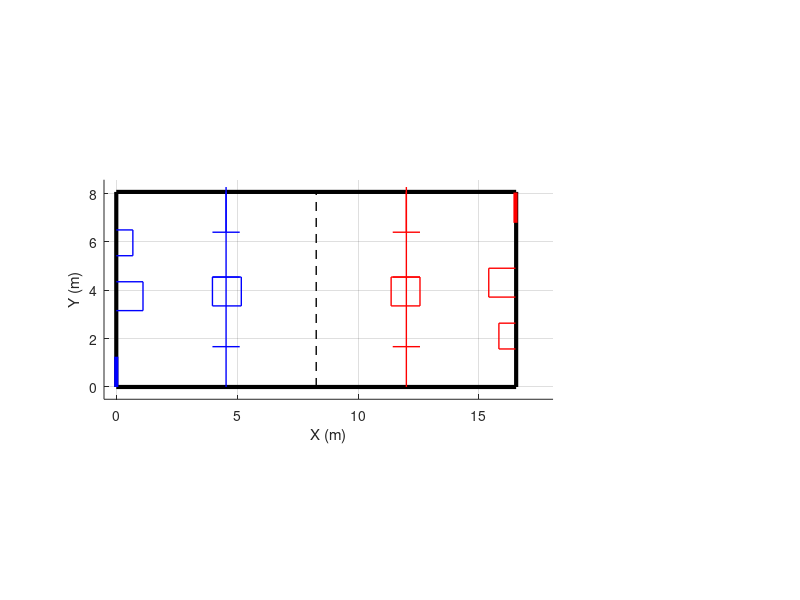

This figure's MATLAB source:
% Create figure and first subplot
figure(1), clf
subplot(1,4,1:3)
hold on

% Field Size 317 in. x 691 in.
field_width = 317.69 * 0.0254;
field_length = 691.22 * 0.0254;

% Field
plot([0 0]*0.0254,[0 317.69]*0.0254,'k','LineWidth',3)
plot([0 651.22]*0.0254,[0 0]*0.0254,'k','LineWidth',3)
plot([0 651.22]*0.0254,[317.69 317.69]*0.0254,'k','LineWidth',3)
plot([651.22, 651.22]*0.0254,[0 317.69]*0.0254,'k','LineWidth',3)
plot([325.61 325.61]*0.0254,[0 317.69]*0.0254,'k','LineWidth',1, 'LineStyle','--')
%Hub
plot([156.61 156.61+47]*0.0254,[317.69-65.65-73 317.69-65.65-73]*0.0254, 'b', 'LineWidth', 1)
plot([156.61 156.61+47]*0.0254,[317.69-65.65-73-47 317.69-65.65-73-47]*0.0254, 'b', 'LineWidth', 1)
plot([156.61+47 156.61+47]*0.0254,[317.69-65.65-73 317.69-65.65-73-47]*0.0254, 'b', 'LineWidth', 1)
plot([156.61 156.61]*0.0254,[317.69-65.65-73 317.69-65.65-73-47]*0.0254, 'b', 'LineWidth', 1)
plot([651.22-156.61 651.22-156.61-47]*0.0254,[317.69-65.65-73 317.69-65.65-73]*0.0254, 'r', 'LineWidth', 1)
plot([651.22-156.61 651.22-156.61-47]*0.0254,[317.69-65.65-73-47 317.69-65.65-73-47]*0.0254, 'r', 'LineWidth', 1)
plot([651.22-156.61-47 651.22-156.61-47]*0.0254,[317.69-65.65-73 317.69-65.65-73-47]*0.0254, 'r', 'LineWidth', 1)
plot([651.22-156.61 651.22-156.61]*0.0254,[317.69-65.65-73 317.69-65.65-73-47]*0.0254, 'r', 'LineWidth', 1)
%Trench + Bump
plot([156.61 156.61+44.40]*0.0254,[317.69-65.65-73 317.69-65.65-73]*0.0254, 'b', 'LineWidth', 1)
plot([156.61+22.2 156.61+22.2]*0.0254,[317.69 317.69-65.65]*0.0254, 'b', 'LineWidth', 1)
plot([156.61+22.2 156.61+22.2]*0.0254,[0. 325.61]*0.0254, 'b', 'LineWidth', 1)
plot([156.61 156.61+44.40]*0.0254,[317.69-65.65 317.69-65.65]*0.0254, 'b', 'LineWidth', 1)
plot([156.61 156.61+44.40]*0.0254,[65.65 65.65]*0.0254, 'b', 'LineWidth', 1)
plot([651.22-156.61 651.22-156.61-44.40]*0.0254,[317.69-65.65-73 317.69-65.65-73]*0.0254, 'r', 'LineWidth', 1)
plot([651.22-156.61-22.2 651.22-156.61-22.2]*0.0254,[317.69 317.69-65.65]*0.0254, 'r', 'LineWidth', 1)
plot([651.22-156.61-22.2 651.22-156.61-22.2]*0.0254,[0. 325.61]*0.0254, 'r', 'LineWidth', 1)
plot([651.22-156.61 651.22-156.61-44.40]*0.0254,[317.69-65.65 317.69-65.65]*0.0254, 'r', 'LineWidth', 1)
plot([651.22-156.61 651.22-156.61-44.40]*0.0254,[65.65 65.65]*0.0254, 'r', 'LineWidth', 1)
% Climber
plot([40+3.510 40+3.510]*0.0254,[26.62+121.24+23.5 26.62+121.24-23.5]*0.0254, 'b', 'LineWidth', 1)
plot([0 40+3.510]*0.0254,[26.62+121.24+23.5 26.62+121.24+23.5]*0.0254, 'b', 'LineWidth', 1)
plot([0 40+3.510]*0.0254,[26.62+121.24-23.5 26.62+121.24-23.5]*0.0254, 'b', 'LineWidth', 1)
plot([650.12-40-3.510 650.12-40-3.510]*0.0254,[82.42+87.46-23.5 82.42+87.46+23.5]*0.0254, 'r', 'LineWidth', 1)
plot([650.12 650.12-40-3.510]*0.0254,[82.42+87.46-23.5 82.42+87.46-23.5]*0.0254, 'r', 'LineWidth', 1)
plot([650.12 650.12-40-3.510]*0.0254,[82.42+87.46+23.5 82.42+87.46+23.5]*0.0254, 'r', 'LineWidth', 1)
% Depot
plot([27 27]*0.0254,[158.84+75.93-21 158.84+75.93+21]*0.0254, 'b', 'LineWidth', 1)
plot([0 27]*0.0254,[158.84+75.93+21 158.84+75.93+21]*0.0254, 'b', 'LineWidth', 1)
plot([0 27]*0.0254,[158.84+75.93-21 158.84+75.93-21]*0.0254, 'b', 'LineWidth', 1)
plot([650.12-27 650.12-27]*0.0254,[158.84-75.93-21 158.84-75.93+21]*0.0254, 'r', 'LineWidth', 1)
plot([650.12 650.12-27]*0.0254,[158.84-75.93+21 158.84-75.93+21]*0.0254, 'r', 'LineWidth', 1)
plot([650.12 650.12-27]*0.0254,[158.84-75.93-21 158.84-75.93-21]*0.0254, 'r', 'LineWidth', 1)
% Human Player
plot([0 0]*0.0254,[0 49.32]*0.0254, 'b', 'LineWidth', 3)
plot([650.12 650.12]*0.0254,[316.69 316.69-49.32]*0.0254, 'r', 'LineWidth', 3)



axis([-20*0.0254, (297.7*2+95.9+20)*0.0254, -20*0.0254, (317.5+20)*0.0254])

axis equal

axis equal
grid on
xlabel('X (m)')
ylabel('Y (m)')
